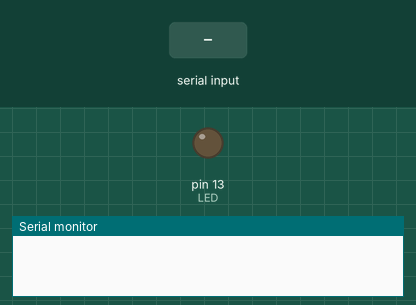
Simulated run of this sketch. Board: Arduino Uno, built with avr-gcc and run on an emulated ATmega328P. Shown: output pins drawn as LEDs (lit = HIGH), the last lines printed to the serial monitor. The inputs (shaded band) are chosen by the test bench.

Above: at 1.2 s.
1.3 s: "o" received over Serial
At 1.7 s:
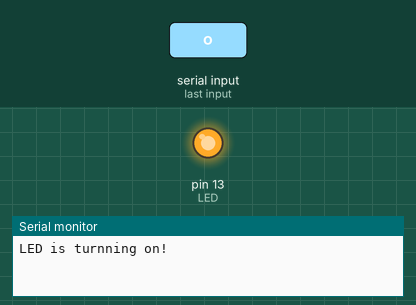
4.3 s: "x" received over Serial
At 5.2 s:
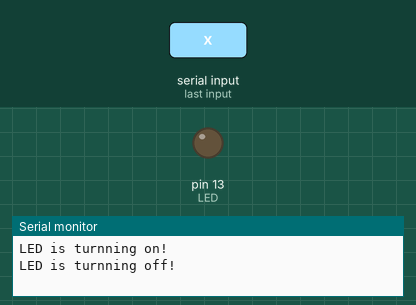
5.8 s: "O" received over Serial
At 6.3 s:
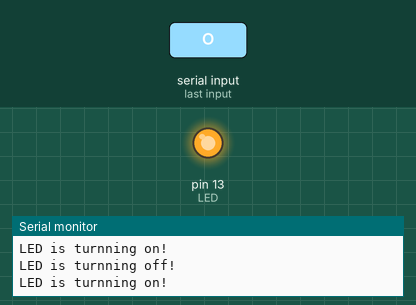
7.3 s: "X" received over Serial
At 8.5 s:
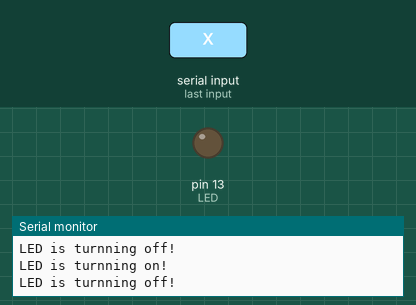
8.8 s: "O" received over the second serial link
At 9.8 s:
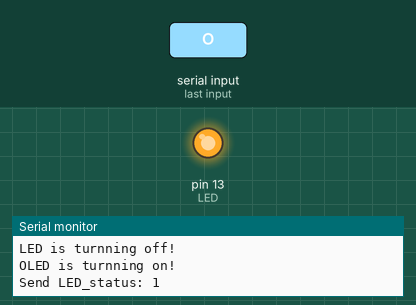
Timing chart, 0 to 11.3 s (numbered marks = the images above; inputs shaded):
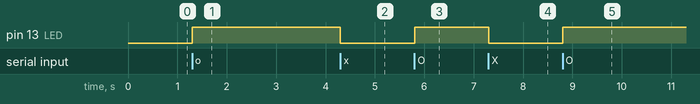

Measured:
- after the input at 1.3 s, pin 13 (LED): LOW → HIGH at once
- after the input at 4.3 s, pin 13 (LED): HIGH → LOW at once
- after the input at 5.8 s, pin 13 (LED): LOW → HIGH at once
- after the input at 7.3 s, pin 13 (LED): HIGH → LOW at once
- after the input at 8.8 s, pin 13 (LED): LOW → HIGH at once

The sketch:

BT_LED_OnOff_status.ino
```cpp
//define
#include <SoftwareSerial.h>
SoftwareSerial BT(8,9);//tx=8,rx=9
char value;
int time = millis(); //millisceond
//setup
void setup()
{
  pinMode(13, OUTPUT);
  Serial.begin(9600);//pin 0,1
  BT.begin(9600);//pin 0,1
}

//loop
void loop()
{
 if(Serial.available()>0){
  value=Serial.read();
  BT.print(value);
  Control_LED_onoff();
 }
 if(BT.available()>0){
    value=BT.read();
  Serial.print(value);
  Control_LED_onoff();
  Send_LED_status();
 }


}
void Control_LED_onoff()
{
 switch (value) {
     case 'o':
     case 'O':
       digitalWrite(13, HIGH);
       Serial.println("LED is turnning on!");
       break;
     case 'x':
     case 'X':
       digitalWrite(13, LOW);
       Serial.println("LED is turnning off!");
       break;
     default:
      Serial.println("Input O or X only!");
 }
}
void Send_LED_status()
{
  int now_time = millis();
  if((now_time - time) >= 100)     //actives every 100 milliseconds
  {
    int LED_status = digitalRead(13);  //send the status of LED to smartphone over BT
    BT.write(LED_status);
    Serial.print("Send LED_status: ");
    Serial.println(LED_status);
  //  time = now_time;
  }
}
```
